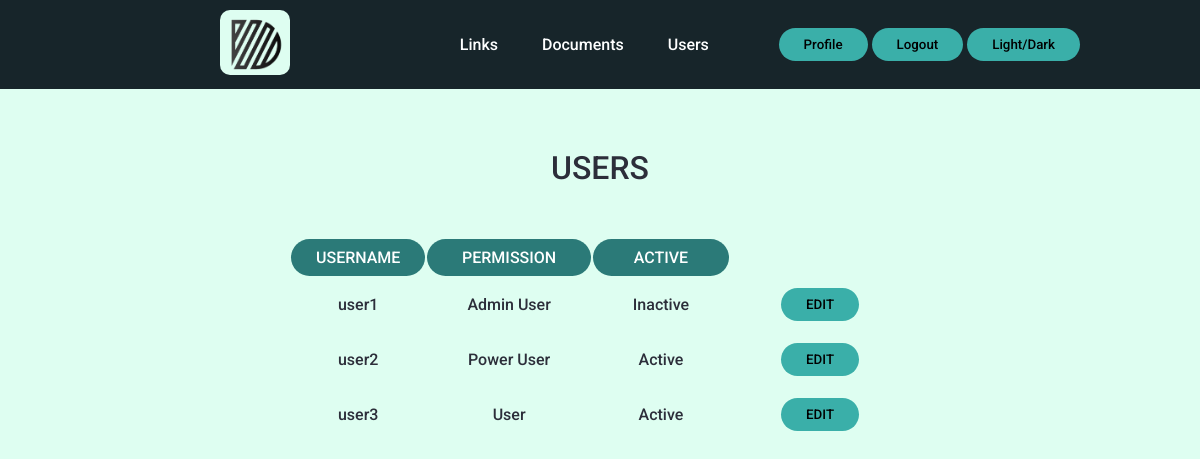
Page /users (signed in) on the committed database.
### tables this page shows
CREATE TABLE users (id INTEGER PRIMARY KEY AUTOINCREMENT NOT NULL, username TEXT NOT NULL, hash TEXT NOT NULL, permission INTEGER DEFAULT 4 NOT NULL, active BLOB DEFAULT 0 NOT NULL);

### app.py (the view)
@app.route("/users")
def users():
    userID = session["user_id"]
    users = db.execute("SELECT * FROM users WHERE id > 1")
    return render_template("users.html", users = users, role = role, status = status)

### templates/users.html (shortened to what this page needs)
{% extends "layout.html" %}
{% block body %}
<div><h1>USERS</h1></div>
    <table class="table">
        <thead>
            <tr>
                <th><a href="/users">USERNAME</a></th>
                <th><a href="/users">PERMISSION</a></th>
                <th><a href="/users">ACTIVE</a></th>
            </tr>
        </thead>
        <tbody>
            {% for user in users %}
            <tr>
                <td> {{ user["username"] }}</td>
                <td> {{ role[user["permission"]] }}</td>
                <td> {{ status[user["active"]] }}</td>
                <td>
                  <form action="/edituser" method="post">
                    <button type="submit" class="btn btn-sm btn-outline-secondary" >EDIT</button>
                  </form>
                </td>
            </tr>
            {% endfor %}
        </tbody>
    </table>
{% endblock %}

### static/styles.css (style rules this page uses)
* { box-sizing: border-box; margin: 0; padding: 0; font-family: "Roboto", sans-serif; font-weight: 500; }
.body a { text-decoration: none; color: inherit; }
body { transition: background-color 0.5s, color 0.3s; }
.light { background-color: #defef1; color: #2c2e3a; }
.light button { background-color: #3aafa9; }
button { padding: 9px 25px; border: none; border-radius: 50px; cursor: pointer; transition: all 0.5s ease 0s; }
h1 { padding: 50px 0; }
.body button { margin: 10px 10px; }
table { margin: 0 auto; text-align: center; }
table td { padding-left: 40px; padding-right: 40px; }
th { background-color: #2b7a78; padding: 9px 25px; border: none; border-radius: 50px; transition: all 0.5s ease 0s; color: #feffff; cursor: pointer; }

### rows in the picture
users: username "user1", permission "Admin User", active "Inactive"
users: username "user2", permission "Power User", active "Active"
users: username "user3", permission "User", active "Active"
